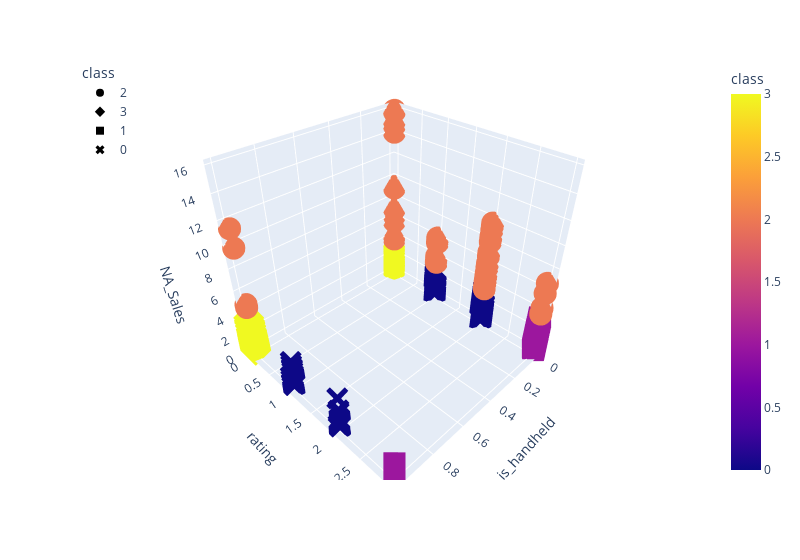

Notebook cell for this chart:
### Code cell
# We will choose 4 as k
handheld_rating_na.cluster_data(4)

# Ratings Key:
# 0: E, 1: E10+, 2: M, 3: T
# handheld games tend to have lower sales. 
# This shows that games in North America with a rating of E, the games most available to everyone, have the highest
# Sales. M rated games have the next highest sales, and then Teen games and then E10+

# However, this klustering shows that clustering by whether a game is handheld or not doesn't really give us
# any new meaningful information.

### Figure 1 — Plotly figure (JSON) as saved in the notebook; plotly's stock layout.template omitted (floating-point values rounded to 4 significant figures; data arrays with more than 128 entries replaced by an {"elided": "..."} marker saying what was removed)
{"data": [{"hovertemplate": "class=%{marker.color}<br>is_handheld=%{x}<br>rating=%{y}<br>NA_Sales=%{z}<extra></extra>", "legendgroup": "2", "marker": {"color": [2, 2, 2, 2, 2, 2, 2, 2, 2, 2, 2, 2, 2, 2, 2, 2, 2, 2, 2, 2, 2, 2, 2, 2, 2, 2, 2, 2, 2, 2, 2, 2, 2, 2, 2, 2, 2, 2, 2, 2, 2, 2, 2, 2, 2, 2, 2, 2, 2, 2, 2, 2, 2, 2, 2, 2, 2, 2, 2, 2, 2, 2, 2, 2, 2, 2, 2, 2, 2, 2, 2, 2, 2, 2], "coloraxis": "coloraxis", "symbol": "circle"}, "mode": "markers", "name": "2", "scene": "scene", "showlegend": true, "type": "scatter3d", "x": [0, 0, 1, 0, 0, 1, 0, 0, 0, 0, 0, 1, 0, 0, 0, 0, 0, 0, 0, 0, 0, 0, 0, 0, 0, 0, 0, 0, 0, 0, 0, 0, 0, 0, 0, 0, 0, 0, 0, 0, 0, 0, 1, 0, 0, 0, 0, 0, 0, 0, 0, 0, 0, 0, 0, 0, 0, 0, 0, 0, 0, 0, 0, 0, 0, 0, 0, 0, 0, 0, 0, 0, 0, 0], "y": [0, 0, 0, 0, 0, 0, 0, 0, 0, 2, 2, 0, 2, 2, 0, 2, 2, 2, 2, 2, 2, 2, 3, 2, 2, 2, 0, 0, 2, 0, 2, 2, 1, 2, 2, 0, 2, 2, 1, 3, 2, 1, 0, 2, 2, 0, 3, 0, 0, 2, 2, 3, 1, 0, 3, 0, 1, 2, 2, 0, 2, 2, 0, 1, 2, 2, 1, 0, 2, 3, 2, 0, 0, 0], "z": [15.85, 15.75, 11.38, 14.03, 14.59, 9.81, 8.94, 9.09, 14.97, 7.01, 9.43, 4.75, 9.63, 8.41, 6.85, 9.03, 9.67, 4.99, 8.25, 8.52, 5.54, 6.99, 6.75, 5.98, 7.97, 3.8, 6.91, 6.16, 6.76, 4.02, 4.99, 4.76, 6.05, 6.72, 7.03, 5.55, 6.63, 4.09, 5.84, 3.88, 5.91, 5.58, 4.46, 5.03, 6.82, 3.81, 5.8, 3.66, 4.1, 4.79, 4.46, 3.83, 3.51, 3.68, 4.41, 4.12, 4.14, 4.15, 4.98, 3.64, 4.34, 3.7, 4.01, 3.92, 4.05, 3.54, 3.66, 4.26, 3.59, 3.81, 3.39, 3.98, 4.18, 3.63]}, {"hovertemplate": "class=%{marker.color}<br>is_handheld=%{x}<br>rating=%{y}<br>NA_Sales=%{z}<extra></extra>", "legendgroup": "3", "marker": {"color": {"elided": "2293 int values"}, "coloraxis": "coloraxis", "symbol": "diamond"}, "mode": "markers", "name": "3", "scene": "scene", "showlegend": true, "type": "scatter3d", "x": {"elided": "2293 int values"}, "y": {"elided": "2293 int values"}, "z": {"elided": "2293 float values"}}, {"hovertemplate": "class=%{marker.color}<br>is_handheld=%{x}<br>rating=%{y}<br>NA_Sales=%{z}<extra></extra>", "legendgroup": "1", "marker": {"color": {"elided": "2099 int values"}, "coloraxis": "coloraxis", "symbol": "square"}, "mode": "markers", "name": "1", "scene": "scene", "showlegend": true, "type": "scatter3d", "x": {"elided": "2099 int values"}, "y": {"elided": "2099 int values"}, "z": {"elided": "2099 float values"}}, {"hovertemplate": "class=%{marker.color}<br>is_handheld=%{x}<br>rating=%{y}<br>NA_Sales=%{z}<extra></extra>", "legendgroup": "0", "marker": {"color": {"elided": "2001 int values"}, "coloraxis": "coloraxis", "symbol": "x"}, "mode": "markers", "name": "0", "scene": "scene", "showlegend": true, "type": "scatter3d", "x": {"elided": "2001 int values"}, "y": {"elided": "2001 int values"}, "z": {"elided": "2001 float values"}}], "layout": {"coloraxis": {"colorbar": {"title": {"text": "class"}}, "colorscale": [[0, "#0d0887"], [0.1111, "#46039f"], [0.2222, "#7201a8"], [0.3333, "#9c179e"], [0.4444, "#bd3786"], [0.5556, "#d8576b"], [0.6667, "#ed7953"], [0.7778, "#fb9f3a"], [0.8889, "#fdca26"], [1, "#f0f921"]]}, "legend": {"title": {"text": "class"}, "tracegroupgap": 0, "x": 0, "y": 1}, "margin": {"t": 60}, "scene": {"domain": {"x": [0, 1], "y": [0, 1]}, "xaxis": {"title": {"text": "is_handheld"}}, "yaxis": {"title": {"text": "rating"}}, "zaxis": {"title": {"text": "NA_Sales"}}}, "width": 800}}
